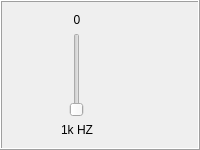
                 <widget class="QFrame" name="frame_5">
                  <property name="frameShape">
                   <enum>QFrame::Box</enum>
                  </property>
                  <property name="frameShadow">
                   <enum>QFrame::Raised</enum>
                  </property>
                  <layout class="QVBoxLayout" name="verticalLayout_7">
                   <item>
                    <layout class="QHBoxLayout" name="horizontalLayout_36">
                     <item>
                      <layout class="QVBoxLayout" name="verticalLayout_38">
                       <item>
                        <widget class="QLabel" name="label_85">
                         <property name="text">
                          <string>0</string>
                         </property>
                         <property name="alignment">
                          <set>Qt::AlignCenter</set>
                         </property>
                        </widget>
                       </item>
                       <item>
                        <layout class="QHBoxLayout" name="horizontalLayout_37">
                         <item>
                          <widget class="QSlider" name="verticalSlider_23">
                           <property name="sizePolicy">
                            <sizepolicy hsizetype="Maximum" vsizetype="Expanding">
                             <horstretch>0</horstretch>
                             <verstretch>0</verstretch>
                            </sizepolicy>
                           </property>
                           <property name="focusPolicy">
                            <enum>Qt::StrongFocus</enum>
                           </property>
                           <property name="layoutDirection">
                            <enum>Qt::LeftToRight</enum>
                           </property>
                           <property name="autoFillBackground">
                            <bool>false</bool>
                           </property>
                           <property name="orientation">
                            <enum>Qt::Vertical</enum>
                           </property>
                          </widget>
                         </item>
                        </layout>
                       </item>
                       <item>
                        <widget class="QLabel" name="label_1k_HZ">
                         <property name="text">
                          <string>1k HZ</string>
                         </property>
                         <property name="alignment">
                          <set>Qt::AlignCenter</set>
                         </property>
                        </widget>
                       </item>
                      </layout>
                     </item>
                     <item>
                      <layout class="QVBoxLayout" name="verticalLayout_39">
                       <item>
                        <widget class="QLabel" name="label_87">
                         <property name="maximumSize">
                          <size>
                           <width>40</width>
                           <height>40</height>
                          </size>
                         </property>
                         <property name="text">
                          <string/>
                         </property>
                         <property name="pixmap">
                          <pixmap>instroments_icons/flute.png</pixmap>
                         </property>
                         <property name="scaledContents">
                          <bool>true</bool>
                         </property>
                         <property name="alignment">
                          <set>Qt::AlignCenter</set>
                         </property>
                        </widget>
                       </item>
                       <item>
                        <widget class="QLabel" name="label_88">
                         <property name="maximumSize">
                          <size>
                           <width>40</width>
                           <height>40</height>
                          </size>
                         </property>
                         <property name="text">
                          <string/>
                         </property>
                         <property name="pixmap">
                          <pixmap>instroments_icons/piano.png</pixmap>
                         </property>
                         <property name="scaledContents">
                          <bool>true</bool>
                         </property>
                         <property name="alignment">
                          <set>Qt::AlignCenter</set>
                         </property>
                        </widget>
                       </item>
                       <item>
                        <widget class="QLabel" name="label_89">
                         <property name="maximumSize">
                          <size>
                           <width>40</width>
                           <height>40</height>
                          </size>
                         </property>
                         <property name="text">
                          <string/>
                         </property>
                         <property name="pixmap">
                          <pixmap>instroments_icons/xylophone.png</pixmap>
                         </property>
                         <property name="scaledContents">
                          <bool>true</bool>
                         </property>
                         <property name="alignment">
                          <set>Qt::AlignCenter</set>
                         </property>
                        </widget>
                       </item>
                      </layout>
                     </item>
                    </layout>
                   </item>
                  </layout>
                 </widget>
